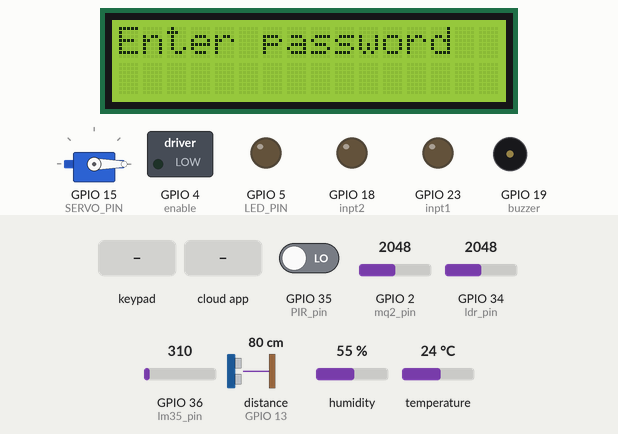
Recording of a sketch running on a simulated ESP32. Shown: servo, 16×2 character LCD, switched loads named in the sketch (green lamp = pin HIGH), output pins drawn as LEDs (lit = HIGH), buzzer (waves = sounding, pin HIGH). Inputs (shaded band) come from the test bench; at power-on: GPIO 35 (PIR_pin) LOW, GPIO 2 (mq2_pin) = 2048, GPIO 34 (ldr_pin) = 2048, GPIO 36 (lm35_pin) = 310, distance to the obstacle (sensor on GPIO 13) 80 cm, humidity 55 %, temperature 24 °C. The echo pulse lasts 58.3 µs per cm; WiFi joins after 1.5 s; servers stay silent unless stated; the Firebase database answers and starts empty; pins used as bus, display or sensor lines are not drawn; what the sketch prints to the serial monitor is not drawn.

Above: at 3.4 s.
3.5 s: key '#' pressed
At 6.2 s:
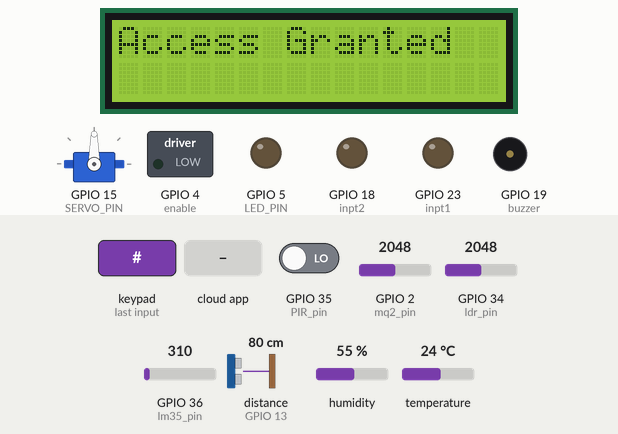
7.8 s: the phone or cloud app sets fan to 1
At 8.8 s:
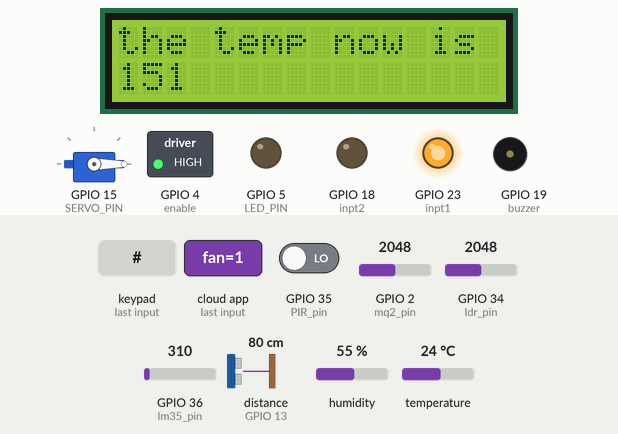
12.1 s: the phone or cloud app sets light to 1
16.4 s: the phone or cloud app sets fan to 0
At 19.45 s:
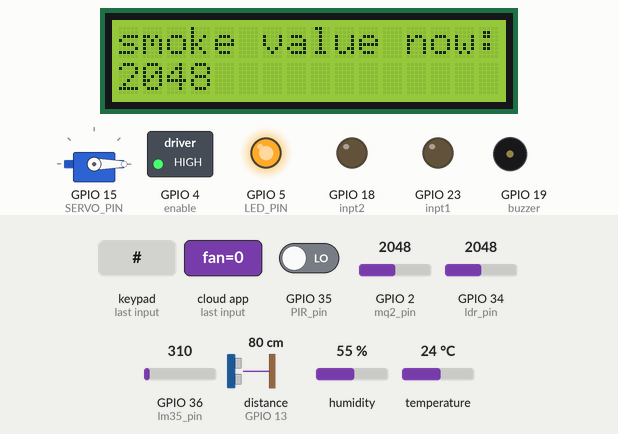
20.7 s: GPIO 35 (PIR_pin) driven HIGH
At 22.5 s:
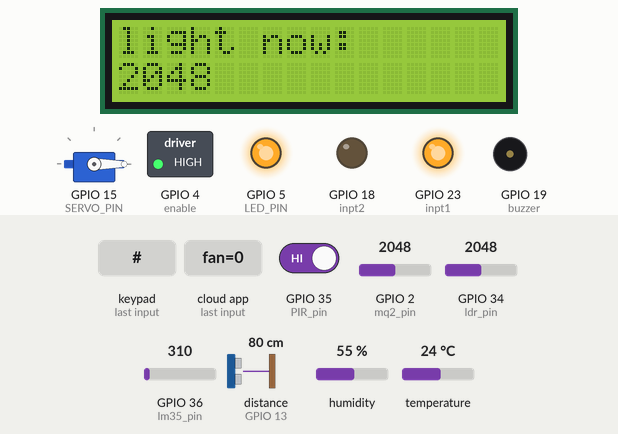
25.0 s: key '*' pressed
At 42.0 s:
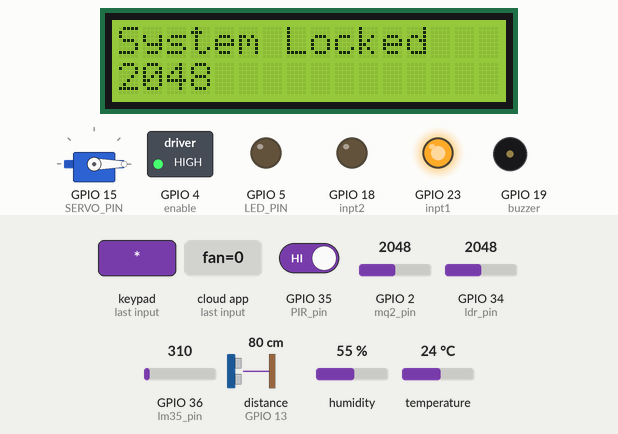
Timing chart, 0 to 42.8 s (numbered marks = the images above; inputs shaded):
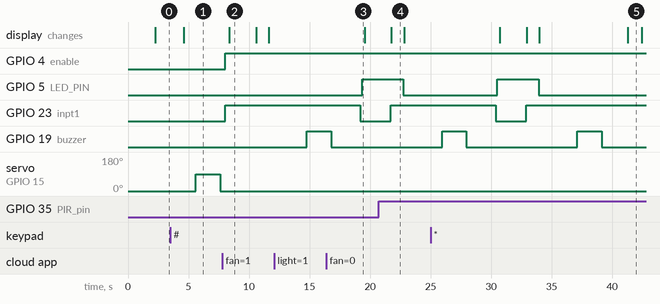

Measured:
- after the input at 3.5 s, servo on GPIO 15 (SERVO_PIN): 0° → 90° after 2.1 s, → 0° 2.0 s later; the display: changes after 1.1 s (image 1)
- after the input at 7.8 s, GPIO 23 (inpt1): LOW → HIGH after 0.23 s
- after the input at 16.4 s, GPIO 23 (inpt1): HIGH → LOW after 2.8 s
- after the input at 20.7 s, GPIO 5 (LED_PIN): HIGH → LOW after 2.1 s; GPIO 23 (inpt1): LOW → HIGH after 1.0 s
- after the input at 25.0 s, GPIO 5 (LED_PIN): goes on until 33.9 s, then stays LOW; GPIO 23 (inpt1): goes on until 32.9 s, then stays HIGH; the display: first differs from a run without the input after 16.3 s (image 5)
- by itself, GPIO 19 (buzzer): alternates HIGH for 2.0 s and LOW for 9.2 s
- what the display in image 2 shows lasts 2.2 s, from 8.4 s to 10.6 s

The sketch:

Home_Automation_Project.ino
```cpp
#include <LiquidCrystal_I2C.h>
//#include <Adafruit_Sensor.h>
#include <Firebase_ESP_Client.h>
#include <WiFi.h>
#include "addons/TokenHelper.h"
#include <addons/RTDBHelper.h>
#include <Wire.h>

#include "DHT.h"
#include <Keypad.h>
#include <ESP32Servo.h>


#define WIFI_SSID "TEdataE596901"
#define WIFI_PASSWORD "10900587$Mm"


#define DATABASE_URL "loginregister-ea880-default-rtdb.firebaseio.com"
#define DATABASE_SECRET "VgWGlm29kumi8U34JhhtVOcxCS69dWlerU0gyN60"


FirebaseData firebaseData;
FirebaseAuth firebaseAuth;
FirebaseConfig config;


#define DHT_TYPE DHT11
#define inpt1 23
#define inpt2 18
#define enable 4
#define LED_PIN 5
#define DHT_PIN 14
#define TRIG_PIN 12
#define ECHO_PIN 13
#define SERVO_PIN 15
const int motorSpeed = 255;

#define mq2_pin 2
#define lm35_pin 36
#define buzzer 19

#define ldr_pin 34
#define PIR_pin 35


DHT dht(DHT_PIN, DHT_TYPE);
LiquidCrystal_I2C lcd(0x27, 16, 2);
Servo servo;

// Keypad
const byte ROWS = 4;
const byte COLS = 3;
char keys[ROWS][COLS] = {
  { '1', '2', '3' },
  { '4', '5', '6' },
  { '7', '8', '9' },
  { '*', '0', '#' }
};

byte rowPins[ROWS] = { 32, 33, 25, 26 };
byte colPins[COLS] = { 27, 16, 17 };
Keypad keypad = Keypad(makeKeymap(keys), rowPins, colPins, ROWS, COLS);


String storedPassword = "";   // Password from Firebase
String enteredPassword = "";  // Password entered via keypad
bool isSystemLocked = true;   // Lock flag

float temperature = 0.0;
long duration;
float distance = 0.0;

void setup() {
  Serial.begin(115200);


  pinMode(inpt1, OUTPUT);
  pinMode(inpt2, OUTPUT);
  pinMode(enable, OUTPUT);


  pinMode(LED_PIN, OUTPUT);

  pinMode(TRIG_PIN, OUTPUT);

  pinMode(ECHO_PIN, INPUT);


  pinMode(mq2_pin, INPUT);

  pinMode(lm35_pin, INPUT);

  pinMode(ldr_pin, INPUT);

  pinMode(buzzer, OUTPUT);

  pinMode(PIR_pin, INPUT);


  servo.attach(SERVO_PIN);

  servo.write(0);

  Wire.begin(21, 22);

   lcd.begin();

   lcd.backlight();

  dht.begin();


  WiFi.begin(WIFI_SSID, WIFI_PASSWORD);
  Serial.print("Connecting to Wi-Fi");
  while (WiFi.status() != WL_CONNECTED) {
    delay(1000);
    Serial.print(".");
  }
  Serial.println("\nConnected to Wi-Fi");


  config.database_url = DATABASE_URL;
  config.signer.tokens.legacy_token = DATABASE_SECRET;
  Firebase.reconnectWiFi(true);
  Firebase.begin(&config, &firebaseAuth);


  if (Firebase.RTDB.getString(&firebaseData, "/actions/pass")) {
    storedPassword = firebaseData.stringData();
    Serial.println("Stored Password: " + storedPassword);
  } else {
    Serial.println("Failed to get password from Firebase");
  }
}

void loop() {

  if (WiFi.status() == WL_CONNECTED) {
    if (isSystemLocked) {
      handlePasswordEntry();
    } else {
      runFunctionalities();
      checkForReLock();
    }
  } else {

    Serial.println("Wi-Fi disconnected, turning off components to save power");

    digitalWrite(inpt1, LOW);
    digitalWrite(inpt2, LOW);

    digitalWrite(LED_PIN, LOW);
    servo.write(0);


    // Disable DHT and ultrasonic sensor readings
    temperature = 0.0;  // Do not read temperature
    distance = 0.0;     // Do not read distance
  }

  delay(100);
}


void handlePasswordEntry() {

  lcd_show_string("Enter password" );

  char key = keypad.getKey();
  if (key) {
    delay(200);
    Serial.println("Key Pressed: " + String(key));
    if (key == '#') {  // Submit password
      Serial.println("Entered Password: " + enteredPassword);
      if (enteredPassword == storedPassword) {
        unlockSystem();
      } else {

        lcd_show_string("Wrong Password!");
        Serial.println("Incorrect Password!");
        delay(1000);

      }
      enteredPassword = "";   // Reset entered password
    } else if (key == '*') {  // Clear password
      enteredPassword = "";

    } else {  // Append digit to password
      enteredPassword += key;
    }
  }
}

void unlockSystem() {
  isSystemLocked = false;
 lcd_show_string("Access Granted");
  Serial.println("Password Correct! Unlocking...");
  servo.write(90);  // Unlock position
  delay(2000);
  servo.write(0);  // Lock position after a moment

}

void runFunctionalities() {

  readAndSendTemperature();

  controlFan();

  controlLED();

  measureDistance();

  Read_Temp();

  light_func();

  smoke_alarm();
}


void checkForReLock() {
  char key = keypad.getKey();
  if (key == '*') {  // Press '*' to relock the system
    isSystemLocked = true;

    enteredPassword = "";
    if (Firebase.RTDB.getString(&firebaseData, "/actions/pass")) {
      storedPassword = firebaseData.stringData();
      Serial.println("Stored Password: " + storedPassword);
    } else {
      Serial.println("Failed to get password from Firebase");
    }

    lcd_show_string("System Locked");
    Serial.println("System Relocked.");
  }
}

void readAndSendTemperature() {  //function measurment 2l rtoobaa
  float humidity = dht.readHumidity();
  if (!isnan(humidity)) {
    Firebase.RTDB.setFloat(&firebaseData, "/actions/humidity", humidity);
    Serial.println("Humidity now :" + String(humidity));
  }
}

void controlFan() {
  if (Firebase.RTDB.getInt(&firebaseData, "/actions/fan")) {


    int fanState = firebaseData.intData();
    digitalWrite(inpt1, fanState);
    digitalWrite(inpt2, LOW);

    analogWrite(enable, motorSpeed);  // Control fan speed (0-255)
    Serial.println(fanState ? "Fan ON" : "Fan OFF");
  }
}

void controlLED() {
  if (Firebase.RTDB.getInt(&firebaseData, "/actions/light")) {
    int lightState = firebaseData.intData();
    digitalWrite(LED_PIN, lightState);
    // servo.write(90);
    Serial.println(lightState ? "LED ON" : "LED OFF");
  }
}

void measureDistance() {
  digitalWrite(TRIG_PIN, LOW);
  delayMicroseconds(2);
  digitalWrite(TRIG_PIN, HIGH);
  delayMicroseconds(10);
  digitalWrite(TRIG_PIN, LOW);
  duration = pulseIn(ECHO_PIN, HIGH);
  distance = (duration * 0.034) / 2;
  if (distance < 5) {
    Firebase.RTDB.setInt(&firebaseData, "/actions/ultra", 1);  // Send 1 if distance is less than 5cm
  } else {
    Firebase.RTDB.setInt(&firebaseData, "/actions/ultra", 0);  // Send 0 if distance is more than 5cm
  }
  Serial.println("Distance: " + String(distance) + " cm");
}


//light
void light_func() {

  bool motion = motion_detection();

  int light_value = analogRead(ldr_pin);

  lcd_show(light_value, "light now:");

  if (motion == true) {

    //light
    if (analogRead(ldr_pin) >= 35 /* light value */) {

      //turn off lights
      digitalWrite(LED_PIN, LOW);


    } else if (analogRead(ldr_pin) < 35 /* light value */) {
      //turn on lights
      digitalWrite(LED_PIN, HIGH);
    }
  }
}


//gas check

void smoke_alarm() {

  const int smoke_trigger = 500;  //gas value change 7sb 2l ra8ba

  int smoke_reading = analogRead(mq2_pin);

  lcd_show(smoke_reading, "smoke value now:");

  delay(2000);

  if (smoke_reading >= smoke_trigger) {


    Serial.println("danger there is gas leak ");

    Firebase.RTDB.setString(&firebaseData, "/alerts/Smoke", "Smoke Detected Alert!");

    digitalWrite(buzzer, HIGH);
    delay(2000);
    digitalWrite(buzzer, LOW);
    delay(2000);

  } else {

    //safe
    lcd_show_string("2l wad3 safe");
  }
}


//lcd functions for printing
void lcd_show(int sensor_reading, String show) {

  lcd.setCursor(0, 0);
  lcd.print("                ");  // Clear 16 characters


  lcd.setCursor(0, 0);

  lcd.print(show);

  lcd.setCursor(0, 1);
  lcd.print("                ");  // Clear the second row

  lcd.setCursor(0, 1);
  lcd.print(sensor_reading , 1);

  delay(1000);
}


void lcd_show_string(String show) {

  lcd.setCursor(0, 0);
  lcd.print("                ");  // Clear 16 characters
  lcd.setCursor(0, 0);
  lcd.print(show);
  delay(1000);
}


//motion
bool motion_detection() {

  int pir_reading;
  pir_reading = digitalRead(PIR_pin);

  if (pir_reading == 1) {


    return true;

  } else {

    return false;
  }
}


void Read_Temp() {

  float temp_ = (analogRead(lm35_pin) * 5.0 / 1024.0) * 100.0;


  lcd_show((int)temp_, "the temp now is :");
  delay(1000);


  Firebase.RTDB.setFloat(&firebaseData, "/actions/temp", temp_);


  float threshold = 35;

  bool motion = motion_detection();

  if (motion == true) {


    if (temp_ >= threshold) {

      //turn on fan

      digitalWrite(inpt1, HIGH);
      digitalWrite(inpt2, LOW);

      // Set the fan speed using PWM
      analogWrite(enable, motorSpeed);  // Control fan speed (0-255)

    } else {
      //turn off fan

      digitalWrite(inpt1, LOW);
      digitalWrite(inpt2, LOW);
    }
  }
}
```
